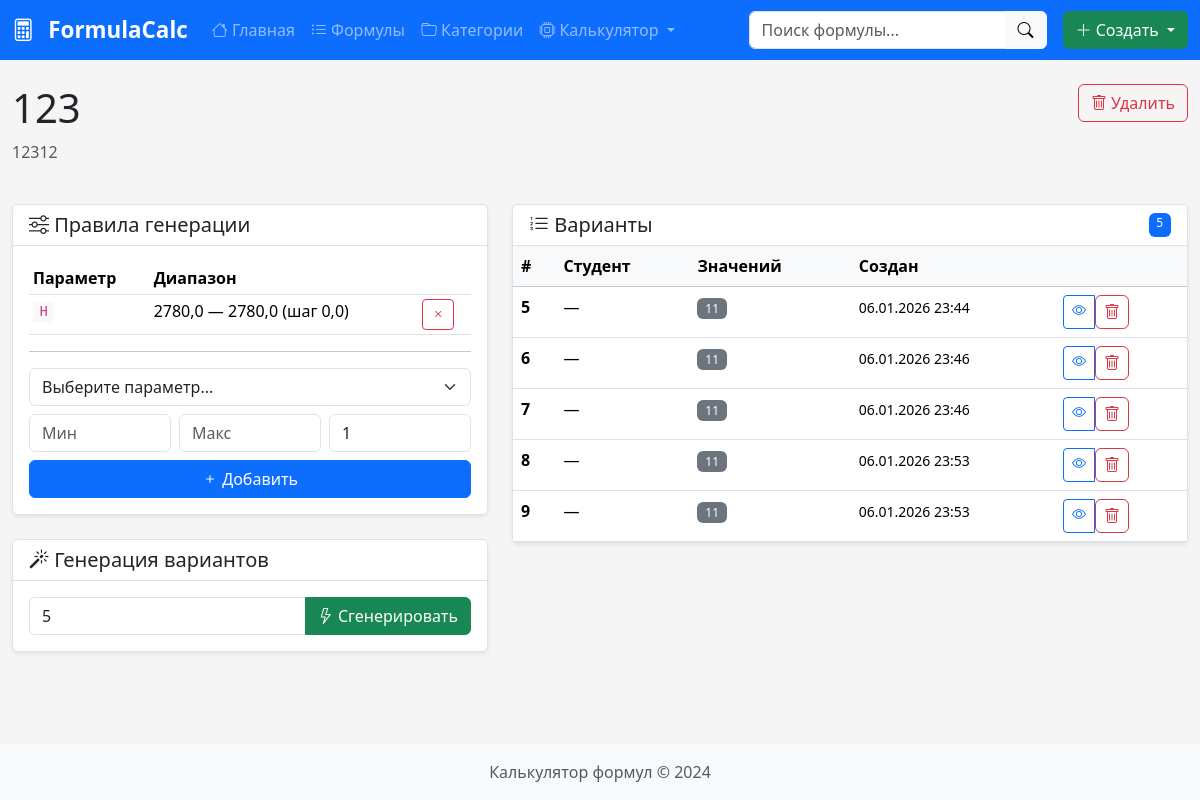
Screenshot of /calculator/projects/1/ with the database file from the repository.
### formulas/models.py (models this page shows, shortened)
class Project(models.Model):
    name = models.CharField('Название', max_length=200)
    description = models.TextField('Описание', blank=True)
    created_at = models.DateTimeField(auto_now_add=True)
    updated_at = models.DateTimeField(auto_now=True)
    class Meta:
        verbose_name = 'Проект'
        verbose_name_plural = 'Проекты'
        ordering = ['-updated_at']

class VariantGenerationRule(models.Model):
    project = models.ForeignKey(
        Project,
        on_delete=models.CASCADE,
        related_name='generation_rules',
        verbose_name='Проект'
    )
    formula = models.ForeignKey(
        Formula,
        on_delete=models.CASCADE,
        related_name='generation_rules',
        verbose_name='Формула (входной параметр)'
    )
    min_value = models.FloatField('Минимальное значение')
    max_value = models.FloatField('Максимальное значение')
    step = models.FloatField('Шаг', default=1)
    class Meta:
        verbose_name = 'Правило генерации'
        verbose_name_plural = 'Правила генерации'
        unique_together = ['project', 'formula']

class Formula(models.Model):
    symbol = models.CharField(
        'Символ',
        max_length=50,
        unique=True,
        validators=[symbol_validator],
        help_text='Уникальный идентификатор (например: K, Re, alpha1)'
    )
    name = models.CharField(
        'Название',
        max_length=200,
        help_text='Понятное название формулы'
    )
    expression = models.TextField(
        'Выражение',
        blank=True,  # Разрешаем пустое значение
        default='',  # Значение по умолчанию
        help_text='Математическое выражение (например: R1 * (1 - cos(alpha)))'
    )
    unit = models.CharField(
        'Единица измерения',
        max_length=50,
        blank=True,
        help_text='Единица измерения результата (например: м, кг, Вт)'
    )
    description = models.TextField(
        'Описание',
        blank=True,
        help_text='Подробное описание формулы'
    )
    category = models.ForeignKey(
        Category,
        on_delete=models.SET_NULL,
        null=True,
        blank=True,
        related_name='formulas',
        verbose_name='Категория'
    )
    order = models.PositiveIntegerField(
        'Порядок',
        default=0
    )
    is_input = models.BooleanField(
        'Входной параметр',
        default=False,
        help_text='Если отмечено - это входное значение, а не вычисляемая формула'
    )
    default_value = models.FloatField(
        'Значение по умолчанию',
        null=True,
        blank=True
    )
    created_at = models.DateTimeField(auto_now_add=True)
    updated_at = models.DateTimeField(auto_now=True)
    class Meta:
        verbose_name = 'Формула'
        verbose_name_plural = 'Формулы'
        ordering = ['category', 'order', 'symbol']

class Variant(models.Model):
    project = models.ForeignKey(
        Project,
        on_delete=models.CASCADE,
        related_name='variants',
        verbose_name='Проект'
    )
    number = models.PositiveIntegerField('Номер варианта')
    student_name = models.CharField('ФИО студента', max_length=200, blank=True)
    created_at = models.DateTimeField(auto_now_add=True)
    updated_at = models.DateTimeField(auto_now=True)
    class Meta:
        verbose_name = 'Вариант'
        verbose_name_plural = 'Варианты'
        unique_together = ['project', 'number']
        ordering = ['project', 'number']

### calculator/views.py (the view)
# urls.py: path('projects/<int:pk>/', views.ProjectDetailView.as_view(), name='project_detail'),
class ProjectDetailView(DetailView):
    model = Project
    template_name = 'calculator/project_detail.html'
    context_object_name = 'project'
    def get_context_data(self, **kwargs):
        context = super().get_context_data(**kwargs)
        context['variants'] = self.object.variants.all()
        context['rules'] = self.object.generation_rules.select_related('formula')
        context['input_formulas'] = Formula.objects.filter(is_input=True)
        return context

### templates/calculator/project_detail.html (shortened to what this page needs)
{% extends 'base.html' %}
{% block content %}
<div class="row mb-4">
    <div class="col">
        <h1>{{ project.name }}</h1>
        <p class="text-muted">{{ project.description }}</p>
    </div>
    <div class="col-auto">
        <a href="{% url 'calculator:project_delete' project.pk %}" class="btn btn-outline-danger">
            <i class="bi bi-trash"></i> Удалить
        </a>
    </div>
</div>
<div class="row">
    <div class="col-lg-5">
        <div class="card mb-4">
            <div class="card-header">
                <h5 class="mb-0"><i class="bi bi-sliders"></i> Правила генерации</h5>
            </div>
            <div class="card-body">
                {% if rules %}
                <table class="table table-sm">
                    <thead>
                        <tr>
                            <th>Параметр</th>
                            <th>Диапазон</th>
                            <th></th>
                        </tr>
                    </thead>
                    <tbody>
                        {% for rule in rules %}
                        <tr>
                            <td><code>{{ rule.formula.symbol }}</code></td>
                            <td>{{ rule.min_value }} — {{ rule.max_value }} (шаг {{ rule.step }})</td>
                            <td>
                                <form method="POST" action="{% url 'calculator:rule_delete' rule.pk %}" class="d-inline">
                                    <button type="submit" class="btn btn-sm btn-outline-danger">
                                        <i class="bi bi-x"></i>
                                    </button>
                                </form>
                            </td>
                        </tr>
                        {% endfor %}
                    </tbody>
                </table>
                {% else %}
                <p class="text-muted">Правила не заданы</p>
                {% endif %}
                <hr>
                <form method="POST" action="{% url 'calculator:rule_create' project.pk %}">
                    <div class="row g-2">
                        <div class="col-12">
                            <select name="formula" class="form-select" required>
                                <option value="">Выберите параметр...</option>
                            </select>
                        </div>
                        <div class="col-4">
                            <input type="number" step="any" name="min_value" class="form-control" placeholder="Мин" required>
                        </div>
                        <div class="col-4">
                            <input type="number" step="any" name="max_value" class="form-control" placeholder="Макс" required>
                        </div>
                        <div class="col-4">
                            <input type="number" step="any" name="step" class="form-control" placeholder="Шаг" value="1">
                        </div>
                        <div class="col-12">
                            <button type="submit" class="btn btn-primary w-100">
                                <i class="bi bi-plus"></i> Добавить
                            </button>
                        </div>
                    </div>
                </form>
            </div>
        </div>
        <div class="card">
            <div class="card-header">
                <h5 class="mb-0"><i class="bi bi-magic"></i> Генерация вариантов</h5>
            </div>
            <div class="card-body">
                <form method="POST" action="{% url 'calculator:generate_variants' project.pk %}">
                    <div class="input-group">
                        <input type="number" name="count" class="form-control" value="5" min="1" max="100">
                        <button type="submit" class="btn btn-success" {% if not rules %}disabled{% endif %}>
                            <i class="bi bi-lightning"></i> Сгенерировать
                        </button>
                    </div>
                </form>
            </div>
        </div>
    </div>
    <div class="col-lg-7">
        <div class="card">
            <div class="card-header d-flex justify-content-between">
                <h5 class="mb-0"><i class="bi bi-list-ol"></i> Варианты</h5>
                <span class="badge bg-primary">{{ variants.count }}</span>
            </div>
            <div class="card-body p-0">
                {% if variants %}
                <table class="table table-hover mb-0">
                    <thead class="table-light">
                        <tr>
                            <th>#</th>
                            <th>Студент</th>
                            <th>Значений</th>
                            <th>Создан</th>
                            <th></th>
                        </tr>
                    </thead>
                    <tbody>
                        {% for variant in variants %}
                        <tr>
                            <td><strong>{{ variant.number }}</strong></td>
                            <td>{{ variant.student_name|default:"—" }}</td>
                            <td><span class="badge bg-secondary">{{ variant.values.count }}</span></td>
                            <td><small>{{ variant.created_at|date:"d.m.Y H:i" }}</small></td>
                            <td>
                                <div class="btn-group btn-group-sm">
                                    <a href="{% url 'calculator:variant_detail' variant.pk %}" class="btn btn-outline-primary">
                                        <i class="bi bi-eye"></i>
                                    </a>
                                    <form method="POST" action="{% url 'calculator:variant_delete' variant.pk %}" class="d-inline">
                                        <button type="submit" class="btn btn-outline-danger">
                                            <i class="bi bi-trash"></i>
                                        </button>
                                    </form>
                                </div>
                            </td>
                        </tr>
                        {% endfor %}
                    </tbody>
                </table>
                {% else %}
                <div class="text-center py-5">
                    <i class="bi bi-inbox fs-1 text-muted"></i>
                    <p class="text-muted">Варианты не созданы</p>
                </div>
                {% endif %}
            </div>
        </div>
    </div>
</div>
{% endblock %}

### static/css/style.css (style rules this page uses)
:root { --primary-color: #0d6efd; --success-color: #198754; --warning-color: #ffc107; --danger-color: #dc3545; --light-bg: #f8f9fa; --border-color: #dee2e6; }
body { min-height: 100vh; display: flex; flex-direction: column; background-color: #f5f5f5; }
.card { box-shadow: 0 0.125rem 0.25rem rgba(0, 0, 0, 0.075); border: 1px solid var(--border-color); }
.card-header { background-color: white; border-bottom: 1px solid var(--border-color); font-weight: 500; }
.table code { background-color: var(--light-bg); padding: 0.15rem 0.4rem; border-radius: 0.2rem; }
.table .btn-group-sm .btn { padding: 0.25rem 0.5rem; }
.badge { font-weight: 500; }
input[type=number] { -moz-appearance: textfield; }

### rows the page displays
Project: name "123", description "12312", count "5"
VariantGenerationRule: formula.symbol "H", min_value "2780,0", max_value "2780,0", step "0,0"
Variant: number "5", student_name "—", values.count "11", created_at "06.01.2026 23:44"
Variant: number "6", student_name "—", values.count "11", created_at "06.01.2026 23:46"
Variant: number "7", student_name "—", values.count "11", created_at "06.01.2026 23:46"
Variant: number "8", student_name "—", values.count "11", created_at "06.01.2026 23:53"
Variant: number "9", student_name "—", values.count "11", created_at "06.01.2026 23:53"
